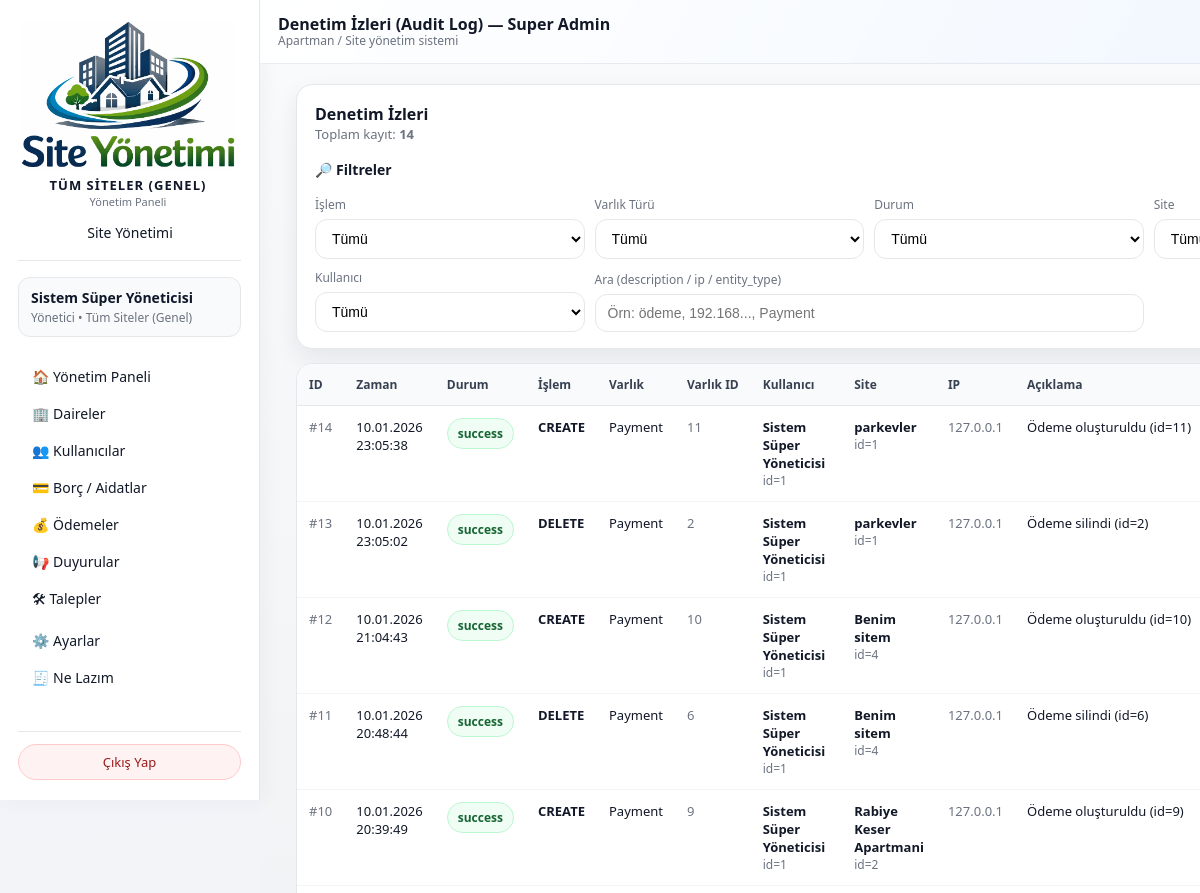
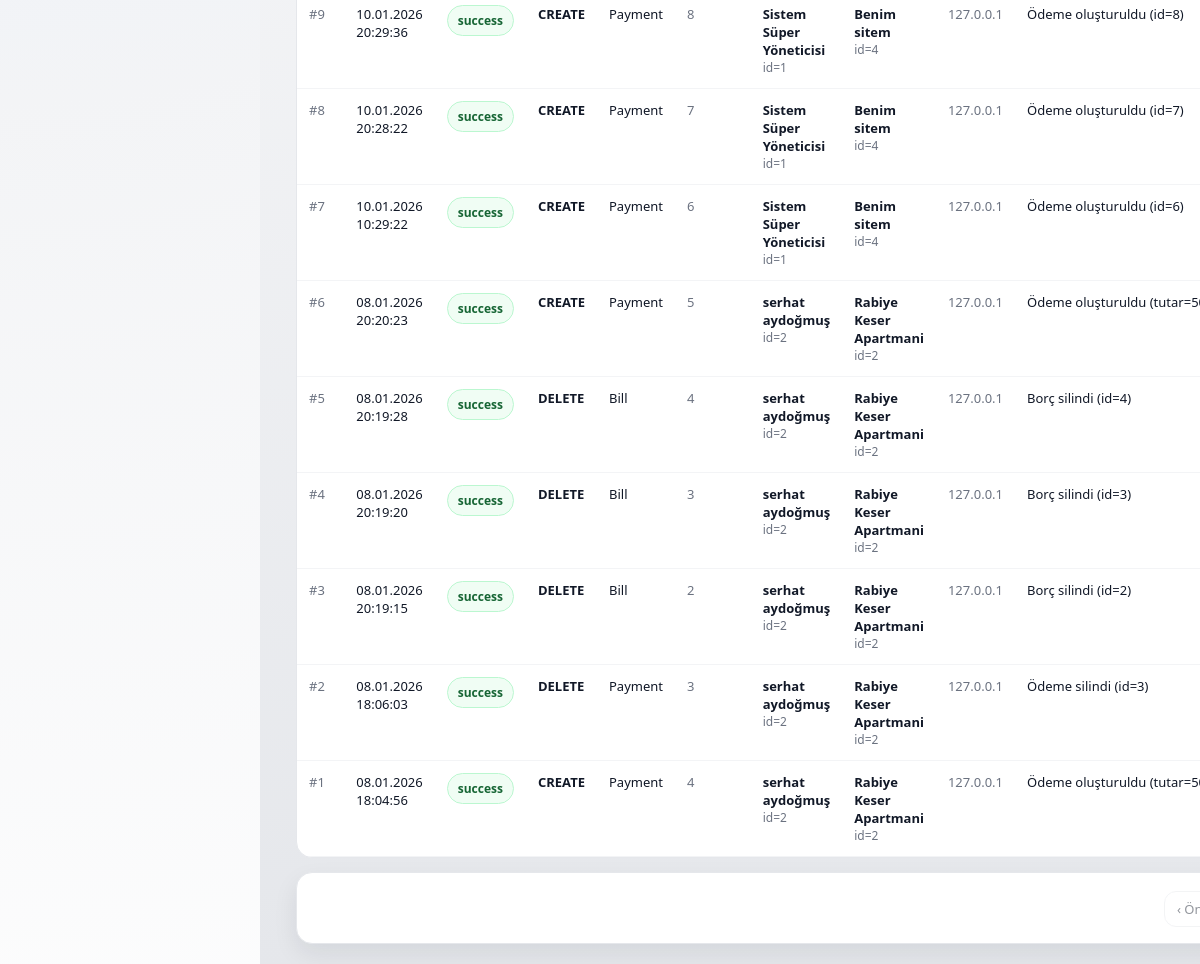
Screenshot of /admin/audit-logs (signed in) with the database file from the repository (2 pictures, top to bottom).
### models/user_model.py (models this page shows, shortened)
class User(db.Model):
    __tablename__ = "users"
    id = db.Column(db.Integer, primary_key=True)
    name = db.Column(db.String(120), nullable=False)
    email = db.Column(db.String(120), unique=True, nullable=False, index=True)
    phone = db.Column(db.String(32), nullable=True)
    password_hash = db.Column(db.String(255), nullable=False)
    role = db.Column(db.String(20), nullable=False, default="resident")
    site_id = db.Column(db.Integer, db.ForeignKey("sites.id"), nullable=True)
    apartment_id = db.Column(
        db.Integer,
        db.ForeignKey("apartments.id"),
        nullable=True,
    )
    is_active = db.Column(db.Boolean, default=True, nullable=False)

### audit_logging.py (models this page shows, shortened)
class AuditLog(db.Model):
    __tablename__ = "audit_logs"
    id = Column(Integer, primary_key=True)
    user_id = Column(Integer, ForeignKey("users.id"), nullable=True)  # eğer user tablon 'users' ise
    user = relationship("User", foreign_keys=[user_id], lazy="joined")
    site_id = Column(Integer, ForeignKey("sites.id"), nullable=True)  # ✅ düzeltildi
    site = relationship("Site", foreign_keys=[site_id], lazy="joined")
    action = Column(String(50), nullable=False)
    entity_type = Column(String(50), nullable=False)
    entity_id = Column(Integer, nullable=True)
    ip_address = Column(String(45), nullable=True)
    user_agent = Column(String(500), nullable=True)
    old_values = Column(Text, nullable=True)
    new_values = Column(Text, nullable=True)
    description = Column(String(255), nullable=True)
    created_at = Column(DateTime, default=datetime.utcnow, nullable=False)
    status = Column(String(20), default="success")
    error_message = Column(Text, nullable=True)

### models/site_model.py (models this page shows, shortened)
class Site(db.Model):
    __tablename__ = "sites"
    id = db.Column(db.Integer, primary_key=True)
    name = db.Column(db.String(150), nullable=False, unique=True)
    description = db.Column(db.String(255), nullable=True)
    db_path = db.Column(db.String(255), nullable=True)
    is_active = db.Column(db.Boolean, nullable=False, default=True)
    users = db.relationship("User", backref="site", lazy="dynamic")

### routes/admin_routes.py (the view, shortened to what this page needs)
@admin_bp.route("/audit-logs", methods=["GET"])
@admin_required
def audit_logs():
    if not _require_super_admin():
        flash("Bu sayfayı sadece Süper Admin görüntüleyebilir.", "error")
        return redirect(url_for("admin.dashboard"))
    page = request.args.get("page", 1, type=int) or 1
    if page < 1:
        page = 1
    per_page = 50
    action = (request.args.get("action") or "").strip()
    entity_type = (request.args.get("entity_type") or "").strip()
    status = (request.args.get("status") or "").strip()
    site_id = request.args.get("site_id", type=int)
    user_id = request.args.get("user_id", type=int)
    q = (request.args.get("q") or "").strip()  # description / ip / entity_id araması
    try:
        query = AuditLog.query
        if action:
            query = query.filter(AuditLog.action == action)
        if entity_type:
            query = query.filter(AuditLog.entity_type == entity_type)
        if status:
            query = query.filter(AuditLog.status == status)
        if site_id:
            query = query.filter(AuditLog.site_id == site_id)
        if user_id:
            query = query.filter(AuditLog.user_id == user_id)
        total = query.count()
        logs = (
            query
            .order_by(AuditLog.created_at.desc())
            .offset((page - 1) * per_page)
            .limit(per_page)
            .all()
        )
        pages = (total + per_page - 1) // per_page if total > 0 else 1
        distinct_pairs = db.session.query(AuditLog.entity_type, AuditLog.action).distinct().all()
        all_entity_types = sorted({et for et, act in distinct_pairs if et})
        all_actions = sorted({act for et, act in distinct_pairs if act})
        all_sites = Site.query.order_by(Site.name.asc()).all()
        all_users = User.query.order_by(User.name.asc()).all()
        return render_template(
            "admin/audit_logs.html",
            logs=logs,
            page=page,
            pages=pages,
            total=total,
            filters={
                "action": action,
                "entity_type": entity_type,
                "status": status,
                "site_id": site_id,
                "user_id": user_id,
                "q": q,
            },
            all_actions=all_actions,
            all_entity_types=all_entity_types,
            all_sites=all_sites,
            all_users=all_users,
        )
    except SQLAlchemyError as exc:
        current_app.logger.exception("Audit log listesi alınamadı: %s", exc)
        flash("Audit log listesi alınırken hata oluştu.", "error")
        return redirect(url_for("admin.dashboard"))

### templates/admin/audit_logs.html (shortened to what this page needs)
{% extends "base.html" %}
{% block topbar_title %}Denetim İzleri (Audit Log) — Super Admin{% endblock %}
{% block content %}
<div class="audit-wrap">
  <div class="card">
    <div class="meta-row">
      <div>
        <h2 style="font-size:16px; margin:0;">Denetim İzleri</h2>
        <div class="count">Toplam kayıt: <b>{{ total }}</b></div>
      </div>
    </div>
    <div class="filters-head">
      <div class="filters-title">🔎 Filtreler</div>
    </div>
    <div class="filters-panel" id="filtersPanel" style="display:block;">
      <form method="GET" class="audit-filters" action="{{ url_for('admin.audit_logs') }}">
        <div class="f">
          <label>İşlem</label>
          <select name="action">
            <option value="">Tümü</option>
          </select>
        </div>
        <div class="f">
          <label>Varlık Türü</label>
          <select name="entity_type">
            <option value="">Tümü</option>
          </select>
        </div>
        <div class="f">
          <label>Durum</label>
          <select name="status">
            <option value="">Tümü</option>
          </select>
        </div>
        <div class="f">
          <label>Site</label>
          <select name="site_id">
            <option value="">Tümü</option>
          </select>
        </div>
        <div class="f">
          <label>Kullanıcı</label>
          <select name="user_id">
            <option value="">Tümü</option>
          </select>
        </div>
        <div class="f-wide">
          <label>Ara (description / ip / entity_type)</label>
          <input name="q" value="{{ filters.q }}" placeholder="Örn: ödeme, 192.168..., Payment" />
        </div>
        <div class="f-btn">
        </div>
      </form>
    </div>
  </div>
  <div class="table-wrap">
    <table>
      <thead>
        <tr>
          <th>ID</th>
          <th>Zaman</th>
          <th>Durum</th>
          <th>İşlem</th>
          <th>Varlık</th>
          <th>Varlık ID</th>
          <th>Kullanıcı</th>
          <th>Site</th>
          <th>IP</th>
          <th>Açıklama</th>
        </tr>
      </thead>
      <tbody>
        {% for log in logs %}
          <tr>
            <td class="muted">#{{ log.id }}</td>
            <td>{{ log.created_at.strftime("%d.%m.%Y %H:%M:%S") if log.created_at else "-" }}</td>
            <td>
              {% if log.status == "success" %}
                <span class="badge badge-success">success</span>
              {% else %}
                <span class="badge badge-failure">failure</span>
              {% endif %}
            </td>
            <td><b>{{ log.action }}</b></td>
            <td>{{ log.entity_type }}</td>
            <td class="muted">{{ log.entity_id if log.entity_id is not none else "-" }}</td>
            <td>
              {% if log.user %}
                <b>{{ log.user.name }}</b>
                <div class="muted" style="font-size:12px;">id={{ log.user_id }}</div>
              {% else %}
                <span class="muted">Sistem / Bilinmiyor</span>
              {% endif %}
            </td>
            <td>
              {% if log.site %}
                <b>{{ log.site.name }}</b>
                <div class="muted" style="font-size:12px;">id={{ log.site_id }}</div>
              {% else %}
                <span class="muted">-</span>
              {% endif %}
            </td>
            <td class="muted">{{ log.ip_address or "-" }}</td>
            <td class="desc" title="{{ log.description or '' }}">{{ log.description or "-" }}</td>
          </tr>
        {% endfor %}
      </tbody>
    </table>
  </div>
  <div class="card">
    <div class="pager">
      {% set args = request.args.to_dict() %}
      {% set prev_page = page - 1 %}
      {% set next_page = page + 1 %}
      {% set args_prev = args.copy() %}
      {% set _ = args_prev.update({"page": prev_page}) %}
      {% set args_next = args.copy() %}
      {% set _ = args_next.update({"page": next_page}) %}
      <a class="{% if page <= 1 %}disabled{% endif %}"
         href="{{ url_for('admin.audit_logs', **args_prev) }}">
        ‹ Önceki
      </a>
    </div>
  </div>
</div>
{% endblock %}

### templates/base.html (shortened to what this page needs)
<!doctype html>
<html lang="{{ session.get('lang','tr') }}">
<head>
  <link rel="stylesheet" href="{{ url_for('static', filename='css/app.css') }}">
</head>
<body class="{% block body_class %}{% endblock %}">
{% set LANG = session.get('lang','tr') %}
{% macro t(k) -%}
  {{ I18N.get(LANG, I18N['tr']).get(k, I18N['tr'].get(k, k)) }}
{%- endmacro %}
<div class="layout">
  <aside class="sidebar" id="sidebar">
    {% set _role = session.get("user_role") %}
    {% set _active_site = session.get("active_site_name") %}
    {% set site_name = session.get("active_site_name")
      or (current_site_name if current_site_name is defined and current_site_name else t('default_brand_name')) %}
    {% if _role == "super_admin" and not _active_site %}
      {% set site_name = t('all_sites_global') %}
    {% endif %}
    <div class="sidebar__header">
      <div class="sidebar__logo-wrapper">
        <img
          src="{{ url_for('static', filename='logo1.png') }}"
          alt="Logo"
          class="sidebar__logo-img"
          style="width:220px; height:150px; object-fit:contain;"
        >
        <div class="sidebar__brand-block">
          <div class="sidebar__brand-title">
            {{ site_name }}
          </div>
          <div class="sidebar__brand-subtitle">
            {{ t('panel_title') }}
          </div>
        </div>
        {% if session.get("user_role") == "super_admin" %}
          <a href="{{ url_for('admin.manage_sites', lang=LANG) }}" class="sidebar__link">
            {{ t('menu_site_mgmt') }}
          </a>
        {% endif %}
      </div>
    </div>
    <div class="sidebar__user">
      {% set user_name = session.get("user_name") %}
      {% set user_role = session.get("user_role") %}
      {% set active_site_name = session.get("active_site_name") %}
      {% set fallback_site_name = session.get("site_name", t('default_site_name')) %}
      {% if user_role == "super_admin" and not active_site_name %}
        {% set fallback_site_name = t('all_sites_global') %}
      {% endif %}
      <div class="sidebar__user-name">
        {% if user_name %}
          {{ user_name }}
        {% else %}
          {{ t('logged_in') }}
        {% endif %}
      </div>
      <div class="sidebar__user-role">
        {% if user_role in ["admin", "super_admin"] %}
          {{ t('role_admin_of') }} {{ active_site_name or fallback_site_name }}
        {% elif user_role == "resident" %}
          {{ t('role_resident_of') }} {{ active_site_name or fallback_site_name }}
        {% else %}
          {{ active_site_name or fallback_site_name }}
        {% endif %}
      </div>
    </div>
    <nav class="sidebar__nav">
      {% set endpoint = request.endpoint or "" %}
      {% if user_role in ["admin", "super_admin"] %}
        <a href="{{ url_for('admin.dashboard', lang=LANG) }}"
           class="sidebar__link {% if endpoint == 'admin.dashboard' %}sidebar__link--active{% endif %}">
          🏠 {{ t('menu_admin_dashboard') }}
        </a>
        <a href="{{ url_for('admin.manage_apartments', lang=LANG) }}"
           class="sidebar__link {% if endpoint == 'admin.manage_apartments' %}sidebar__link--active{% endif %}">
          🏢 {{ t('menu_apartments') }}
        </a>
        <a href="{{ url_for('admin.manage_users', lang=LANG) }}"
           class="sidebar__link {% if endpoint == 'admin.manage_users' %}sidebar__link--active{% endif %}">
          👥 {{ t('menu_users') }}
        </a>
        <a href="{{ url_for('admin.manage_bills', lang=LANG) }}"
           class="sidebar__link {% if endpoint == 'admin.manage_bills' or endpoint == 'admin.dues_summary' %}sidebar__link--active{% endif %}">
          💳 {{ t('menu_bills') }}
        </a>
        <a href="{{ url_for('admin.manage_payments', lang=LANG) }}"
           class="sidebar__link {% if endpoint == 'admin.manage_payments' %}sidebar__link--active{% endif %}">
          💰 {{ t('menu_payments') }}
        </a>
        <a href="{{ url_for('admin.manage_announcements', lang=LANG) }}"
           class="sidebar__link {% if endpoint == 'admin.manage_announcements' %}sidebar__link--active{% endif %}">
          📢 {{ t('menu_announcements') }}
        </a>
        <a href="{{ url_for('admin.manage_tickets', lang=LANG) }}"
           class="sidebar__link {% if endpoint == 'admin.manage_tickets' %}sidebar__link--active{% endif %}">
          🛠 {{ t('menu_tickets') }}
        </a>
        <a href="{{ url_for('admin.settings', lang=LANG) }}"
           class="sidebar__link {% if endpoint == 'admin.settings' %}sidebar__link--active{% endif %}">
          ⚙️ {{ t('menu_settings') }}
        </a>
        <a href="{{ url_for('admin.ne_lazim', lang=LANG) }}"
          class="sidebar__link {% if endpoint == 'admin.ne_lazim' %}sidebar__link--active{% endif %}">
          🧾 {{ t('menu_need_list') }}
        </a>
      {% else %}
        <a href="{{ url_for('admin.dashboard', lang=LANG) }}"
           class="sidebar__link {% if endpoint == 'admin.dashboard' %}sidebar__link--active{% endif %}">
          🏠 {{ t('menu_admin_dashboard') }}
        </a>
      {% endif %}
    </nav>
    <div class="sidebar__footer">
      <a href="{{ url_for('auth.logout', lang=LANG) }}" class="sidebar__logout-btn">
        {{ t('logout') }}
      </a>
    </div>
  </aside>
  <div class="main">
    <header class="topbar">
      <div>
        <div class="topbar__title">
          {% block topbar_title %}{{ t('panel_title') }}{% endblock %}
        </div>
        <div class="topbar__subtitle">
          {% if user_role == "admin" or (user_role == "super_admin" and active_site_name) %}
            {{ t('admin_view') }}
          {% elif user_role == "resident" %}
            {{ t('resident_view') }}
          {% else %}
            {{ t('system_view') }}
          {% endif %}
        </div>
      </div>
          {% set nxt = request.full_path %}
    </header>
    <main class="content">
      {% block content %}{% endblock %}
    </main>
  </div>
</div>
</body>
</html>

### rows the page displays
User: name "Sistem Süper Yöneticisi"
AuditLog: id "14", created_at "10.01.2026 23:05:38", status "success", action "CREATE", entity_type "Payment", entity "11", user.name "Sistem Süper Yöneticisi", user_id "1", site.name "parkevler", site_id "1", ip_address "127.0.0.1", description "Ödeme oluşturuldu (id=11)"
AuditLog: id "13", created_at "10.01.2026 23:05:02", status "success", action "DELETE", entity_type "Payment", entity "2", user.name "Sistem Süper Yöneticisi", user_id "1", site.name "parkevler", site_id "1", ip_address "127.0.0.1", description "Ödeme silindi (id=2)"
AuditLog: id "12", created_at "10.01.2026 21:04:43", status "success", action "CREATE", entity_type "Payment", entity "10", user.name "Sistem Süper Yöneticisi", user_id "1", site.name "Benim sitem", site_id "4", ip_address "127.0.0.1", description "Ödeme oluşturuldu (id=10)"
AuditLog: id "11", created_at "10.01.2026 20:48:44", status "success", action "DELETE", entity_type "Payment", entity "6", user.name "Sistem Süper Yöneticisi", user_id "1", site.name "Benim sitem", site_id "4", ip_address "127.0.0.1", description "Ödeme silindi (id=6)"
AuditLog: id "10", created_at "10.01.2026 20:39:49", status "success", action "CREATE", entity_type "Payment", entity "9", user.name "Sistem Süper Yöneticisi", user_id "1", site.name "Rabiye Keser Apartmani", site_id "2", ip_address "127.0.0.1", description "Ödeme oluşturuldu (id=9)"
AuditLog: id "9", created_at "10.01.2026 20:29:36", status "success", action "CREATE", entity_type "Payment", entity "8", user.name "Sistem Süper Yöneticisi", user_id "1", site.name "Benim sitem", site_id "4", ip_address "127.0.0.1", description "Ödeme oluşturuldu (id=8)"
AuditLog: id "8", created_at "10.01.2026 20:28:22", status "success", action "CREATE", entity_type "Payment", entity "7", user.name "Sistem Süper Yöneticisi", user_id "1", site.name "Benim sitem", site_id "4", ip_address "127.0.0.1", description "Ödeme oluşturuldu (id=7)"
AuditLog: id "7", created_at "10.01.2026 10:29:22", status "success", action "CREATE", entity_type "Payment", entity "6", user.name "Sistem Süper Yöneticisi", user_id "1", site.name "Benim sitem", site_id "4", ip_address "127.0.0.1", description "Ödeme oluşturuldu (id=6)"
AuditLog: id "6", created_at "08.01.2026 20:20:23", status "success", action "CREATE", entity_type "Payment", entity "5", user.name "serhat aydoğmuş", user_id "2", site.name "Rabiye Keser Apartmani", site_id "2", ip_address "127.0.0.1", description "Ödeme oluşturuldu…"
AuditLog: id "5", created_at "08.01.2026 20:19:28", status "success", action "DELETE", entity_type "Bill", entity "4", user.name "serhat aydoğmuş", user_id "2", site.name "Rabiye Keser Apartmani", site_id "2", ip_address "127.0.0.1", description "Borç silindi (id=4)"
AuditLog: id "4", created_at "08.01.2026 20:19:20", status "success", action "DELETE", entity_type "Bill", entity "3", user.name "serhat aydoğmuş", user_id "2", site.name "Rabiye Keser Apartmani", site_id "2", ip_address "127.0.0.1", description "Borç silindi (id=3)"
AuditLog: id "3", created_at "08.01.2026 20:19:15", status "success", action "DELETE", entity_type "Bill", entity "2", user.name "serhat aydoğmuş", user_id "2", site.name "Rabiye Keser Apartmani", site_id "2", ip_address "127.0.0.1", description "Borç silindi (id=2)"
AuditLog: id "2", created_at "08.01.2026 18:06:03", status "success", action "DELETE", entity_type "Payment", entity "3", user.name "serhat aydoğmuş", user_id "2", site.name "Rabiye Keser Apartmani", site_id "2", ip_address "127.0.0.1", description "Ödeme silindi (id=3)"
AuditLog: id "1", created_at "08.01.2026 18:04:56", status "success", action "CREATE", entity_type "Payment", entity "4", user.name "serhat aydoğmuş", user_id "2", site.name "Rabiye Keser Apartmani", site_id "2", ip_address "127.0.0.1", description "Ödeme oluşturuldu…"

### other values shown
{{ total }} "14"
